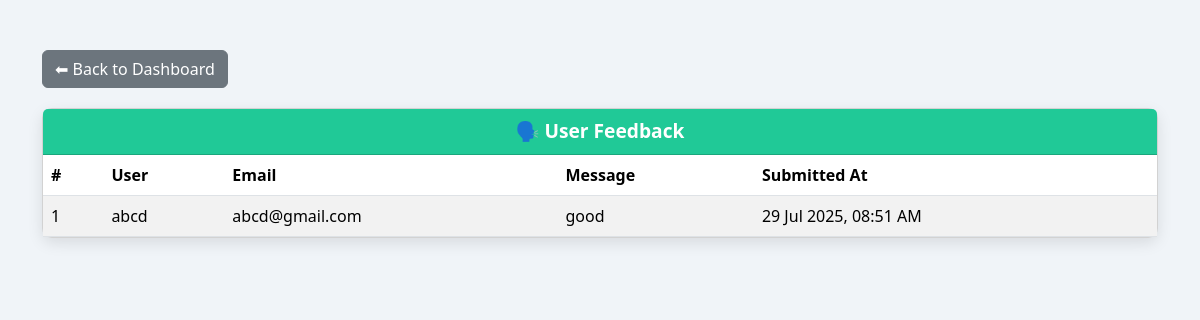
/admin/view_feedback.php (signed in), run on the app's committed database.
### tables this page shows
CREATE TABLE `feedback` (
  `id` int(11) NOT NULL,
  `user_id` int(11) DEFAULT NULL,
  `email` varchar(100) NOT NULL,
  `username` varchar(100) NOT NULL,
  `msg` text NOT NULL,
  `submitted_at` timestamp NOT NULL DEFAULT current_timestamp()
);

### admin/view_feedback.php (the view, shortened to what this page needs)
<?php
require_once '../config/db.php';
$query = "SELECT * FROM feedback ORDER BY submitted_at DESC";
$result = $conn->query($query);
?>
<!DOCTYPE html>
<html lang="en">
<head>
  <link href="https://cdn.jsdelivr.net/npm/bootstrap@5.3.3/dist/css/bootstrap.min.css" rel="stylesheet">
</head>
<body>
<div class="container">
  <a href="dashboard.php" class="btn btn-secondary back-btn">⬅ Back to Dashboard</a>
  <div class="card">
    <div class="card-header text-center">
      🗣️ User Feedback
    </div>
    <div class="card-body p-0">
      <div class="table-responsive">
        <table class="table table-striped mb-0">
          <thead>
            <tr>
              <th>#</th>
              <th>User</th>
              <th>Email</th>
              <th>Message</th>
              <th>Submitted At</th>
            </tr>
          </thead>
          <tbody>
            <?php if ($result->num_rows > 0): ?>
              <?php $i = 1; while ($row = $result->fetch_assoc()): ?>
                <tr>
                  <td><?= $i++; ?></td>
                  <td><?= htmlspecialchars($row['username']); ?></td>
                  <td><?= htmlspecialchars($row['email']); ?></td>
                  <td><?= nl2br(htmlspecialchars($row['msg'])); ?></td>
                  <td><?= date('d M Y, h:i A', strtotime($row['submitted_at'])); ?></td>
                </tr>
              <?php endwhile; ?>
            <?php else: ?>
              <tr>
                <td colspan="5" class="text-center text-muted">No feedback submitted yet.</td>
              </tr>
            <?php endif; ?>
          </tbody>
        </table>
      </div>
    </div>
  </div>
</div>
</body>
</html>

### admin/view_feedback.php (style rules this page uses)
body { background: #f0f4f8; font-family: 'Segoe UI', sans-serif; }
.container { margin-top: 50px; }
.table thead { background-color: #20c997; color: #fff; }
.card { border-radius: 10px; box-shadow: 0 5px 15px rgba(0,0,0,0.1); }
.card-header { background-color: #20c997; color: #fff; font-weight: bold; font-size: 1.2rem; border-top-left-radius: 10px; border-top-right-radius: 10px; }
.back-btn { margin-bottom: 20px; }

### data on the page
feedback: username "abcd", email "abcd@gmail.com", msg "good", submitted_at "29 Jul 2025, 08:51 AM"
